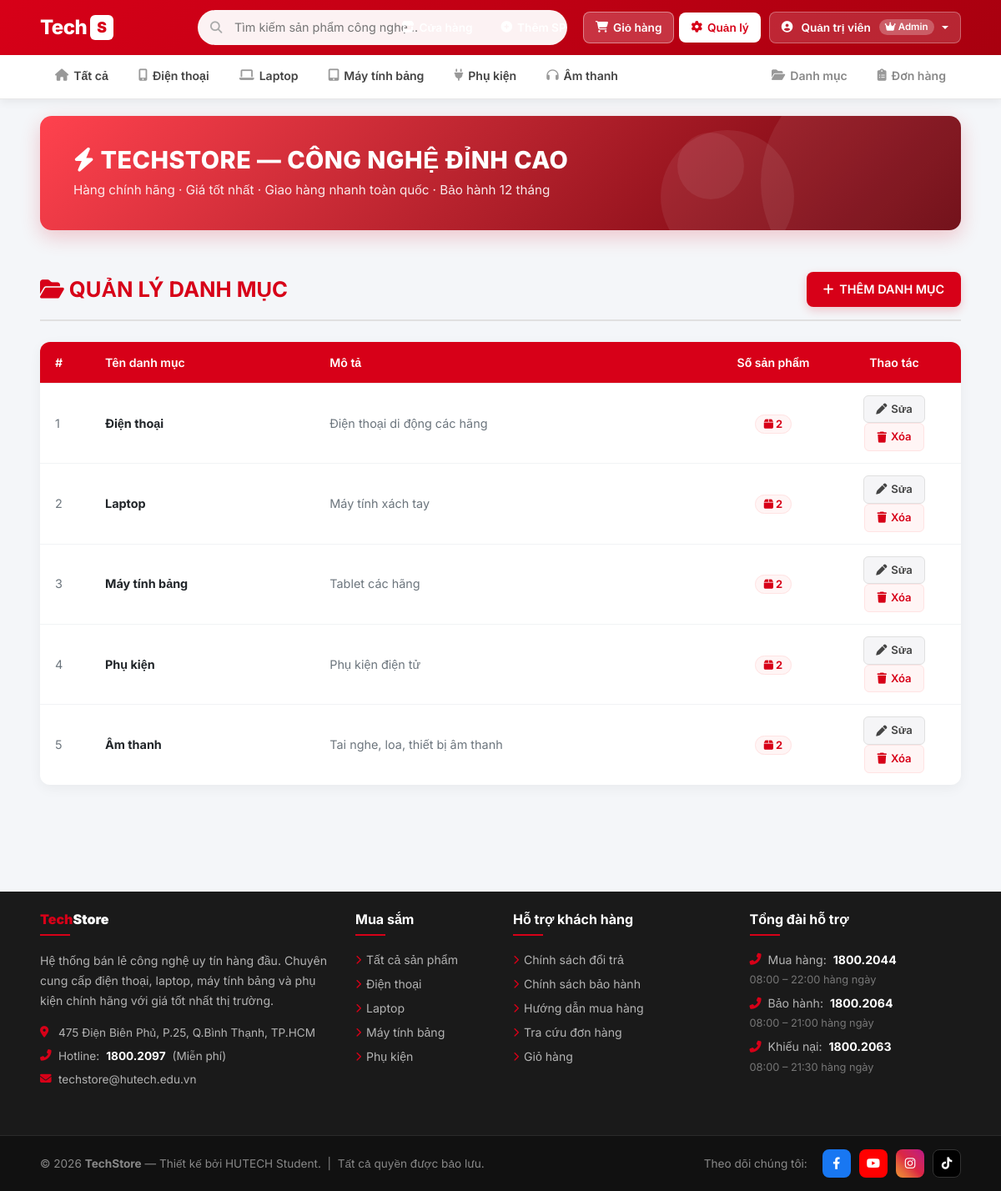
Page /Category (signed in) on the committed database.
### tables this page shows
CREATE TABLE category (
    id          INT            AUTO_INCREMENT PRIMARY KEY,
    name        VARCHAR(100)   NOT NULL,
    description TEXT           DEFAULT NULL
);

### app/controllers/CategoryController.php (called while the page is built, shortened)
<?php
require_once('app/config/database.php');
require_once('app/models/CategoryModel.php');
class CategoryController
{
    private $categoryModel;
    public function __construct()
    {
        $this->db            = (new Database())->getConnection();
        $this->categoryModel = new CategoryModel($this->db);
    }
    public function index()
    {
        $categories = $this->categoryModel->getCategories();
        include 'app/views/category/list.php';
    }
}
?>

### index.php (called while the page is built, shortened)
<?php
require_once 'app/models/CategoryModel.php';
$url = $_GET['url'] ?? '';
$url = rtrim($url, '/');
$url = filter_var($url, FILTER_SANITIZE_URL);
$url = explode('/', $url);
$action         = isset($url[1]) && $url[1] != '' ? $url[1] : 'index';
$controller = new $controllerName();
call_user_func_array([$controller, $action], array_slice($url, 2));

### app/config/database.php (called while the page is built, shortened)
<?php
class Database
{
    private $host     = "localhost";
    private $db_name  = "webbanhang";
    private $username = "root";
    private $password = "";
    public function getConnection()
    {
        $this->conn = null;
        try {
            $this->conn = new PDO(
                "mysql:host=" . $this->host . ";dbname=" . $this->db_name . ";charset=utf8mb4",
                $this->username,
                $this->password
            );
            $this->conn->setAttribute(PDO::ATTR_ERRMODE, PDO::ERRMODE_EXCEPTION);
            $this->conn->setAttribute(PDO::ATTR_DEFAULT_FETCH_MODE, PDO::FETCH_OBJ);
            $this->conn->exec("SET NAMES utf8mb4");
        } catch (PDOException $exception) {
            die("Lỗi kết nối database: " . $exception->getMessage());
        }
        return $this->conn;
    }
}
?>

### app/models/CategoryModel.php (called while the page is built, shortened)
<?php
class CategoryModel
{
    private $conn;
    private $table_name = "category";
    public function __construct($db)
    {
        $this->conn = $db;
    }
    public function getCategories()
    {
        $query = "SELECT c.id, c.name, c.description,
                         COUNT(p.id) AS product_count
                  FROM " . $this->table_name . " c
                  LEFT JOIN product p ON p.category_id = c.id
                  GROUP BY c.id, c.name, c.description
                  ORDER BY c.id ASC";
        $stmt = $this->conn->prepare($query);
        $stmt->execute();
        return $stmt->fetchAll(PDO::FETCH_OBJ);
    }
}
?>

### app/views/category/list.php (the view, shortened to what this page needs)
<?php
include 'app/views/shares/header.php';
?>
<div class="container mgr-page">
    <div class="mgr-title">
        <span><i class="fas fa-folder-open"></i> Quản lý danh mục</span>
        <a href="/webbanhang/Category/add" class="btn-add-new">
            <i class="fas fa-plus"></i> Thêm danh mục
        </a>
    </div>
    <div class="mgr-table-card">
        <?php if (!empty($categories)): ?>
        <table class="table mgr-table mb-0">
            <thead>
                <tr>
                    <th style="width:60px">#</th>
                    <th>Tên danh mục</th>
                    <th>Mô tả</th>
                    <th class="text-center" style="width:130px">Số sản phẩm</th>
                    <th class="text-center" style="width:160px">Thao tác</th>
                </tr>
            </thead>
            <tbody>
                <?php foreach ($categories as $cat): ?>
                <tr>
                    <td class="text-muted"><?php echo $cat->id; ?></td>
                    <td>
                        <strong><?php echo htmlspecialchars($cat->name); ?></strong>
                    </td>
                    <td class="text-muted">
                        <?php echo $cat->description ? htmlspecialchars($cat->description) : '<em>Chưa có mô tả</em>'; ?>
                    </td>
                    <td class="text-center">
                        <span class="badge-count">
                            <i class="fas fa-box"></i> <?php echo $cat->product_count; ?>
                        </span>
                    </td>
                    <td class="text-center">
                        <a href="/webbanhang/Category/edit/<?php echo $cat->id; ?>" class="btn-edit">
                            <i class="fas fa-pen"></i> Sửa
                        </a>
                        <a href="/webbanhang/Category/delete/<?php echo $cat->id; ?>"
                           class="btn-del"
                           onclick="return confirm('Xóa danh mục \'<?php echo htmlspecialchars($cat->name, ENT_QUOTES); ?>\'?\nCác sản phẩm thuộc danh mục này sẽ không còn danh mục.')">
                            <i class="fas fa-trash"></i> Xóa
                        </a>
                    </td>
                </tr>
                <?php endforeach; ?>
            </tbody>
        </table>
        <?php endif; ?>
    </div>
</div>
<?php include 'app/views/shares/footer.php'; ?>

### app/views/shares/header.php (style rules this page uses)
* { box-sizing: border-box; }
body { font-family: 'Inter', sans-serif; background-color: #f4f6f9; color: #444; margin: 0; }

### app/views/category/list.php (style rules this page uses)
.mgr-page { padding: 30px 0 60px; }
.mgr-title { font-size: 1.6rem; font-weight: 700; color: #d70018; text-transform: uppercase; border-bottom: 2px solid #e0e0e0; padding-bottom: 15px; margin-bottom: 25px; display: flex; justify-content: space-between; align-items: center; }
.btn-add-new { background: #d70018; color: #fff; border: none; border-radius: 8px; padding: 10px 20px; font-weight: 600; font-size: 0.9rem; text-decoration: none; display: inline-flex; align-items: center; gap: 7px; transition: all 0.2s; box-shadow: 0 4px 12px rgba(215,0,24,0.2); }
.mgr-table-card { background: #fff; border-radius: 12px; overflow: hidden; box-shadow: 0 4px 15px rgba(0,0,0,0.05); }
.mgr-table thead { background: #d70018; color: #fff; }
.mgr-table thead th { padding: 14px 18px; font-weight: 600; font-size: 0.88rem; border: none; }
.mgr-table tbody td { padding: 14px 18px; vertical-align: middle; border-color: #f1f3f5; font-size: 0.9rem; }
.badge-count { background: #fff5f5; color: #d70018; border: 1px solid #ffe3e3; border-radius: 20px; padding: 3px 10px; font-size: 0.8rem; font-weight: 700; }
.btn-edit { background: #f5f5f7; color: #444; border: 1px solid #e0e0e0; border-radius: 6px; padding: 6px 14px; font-size: 0.82rem; font-weight: 600; text-decoration: none; transition: all 0.2s; display: inline-flex; align-items: center; gap: 5px; }
.btn-del { background: #fff5f5; color: #d70018; border: 1px solid #ffe3e3; border-radius: 6px; padding: 6px 14px; font-size: 0.82rem; font-weight: 600; text-decoration: none; transition: all 0.2s; display: inline-flex; align-items: center; gap: 5px; }

### rows in the picture
category: id "1", name "Điện thoại", description "Điện thoại di động các hãng", product_count "2"
category: id "2", name "Laptop", description "Máy tính xách tay", product_count "2"
category: id "3", name "Máy tính bảng", description "Tablet các hãng", product_count "2"
category: id "4", name "Phụ kiện", description "Phụ kiện điện tử", product_count "2"
category: id "5", name "Âm thanh", description "Tai nghe, loa, thiết bị âm thanh", product_count "2"

### other values in the picture
$currentFullname "Quản trị viên"
